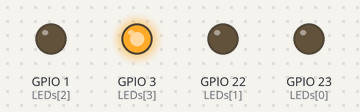
Bench run of a sketch on a simulated ESP32. On the bench: output pins drawn as LEDs (lit = HIGH).

Above: at 1.0 s.
At 3.0 s:
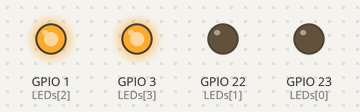
At 5.0 s:
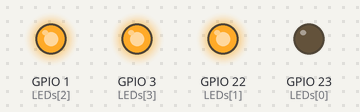
At 7.0 s:
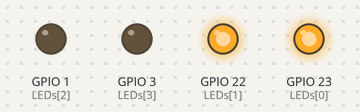
At 9.5 s:
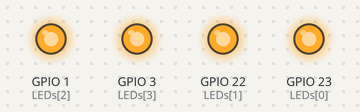
Timing chart, 0 to 14.3 s (numbered marks = the images above):
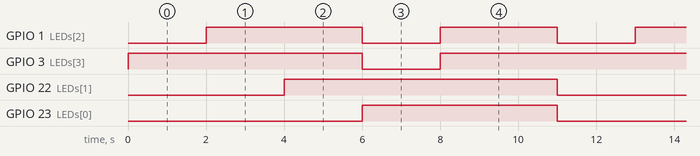

The sketch:

Christmas.ino
```cpp
/****************************************************************
 *                      CHRISTMAS LIGHTS
 *                      ================
 *
 * In this program four LEDs are connected to port GPIO23,
 * GPIO22, GPIO1, and GPIO3 and of the ESP32 Devkitc. The
 * program turns ON the LEDs in a random manner every second
 * to give the effect of for example Christmas lights
 *
 * Program: Christmas
 * Date   : July, 2017
 **************************************************************/
int LEDs[] = {23, 22, 1, 3};
unsigned char Ran;

//
// Set GPIO pins 23,22,1,3 as outputs
//
void setup()
{
    unsigned char i;
    for(i=0; i <=3; i++)
    {
        pinMode(LEDs[i], OUTPUT);
    }
    randomSeed(10);
}

//
// Turn ON the appropriate LED
//
void Display(unsigned char No, unsigned char L)
{
    unsigned char j, m, i;
    m = L - 1;
    for(i = 0; i < L; i++)
    {
      j = pow(2, m);
      digitalWrite(LEDs[i], (No & j));
      m--;
    }
}

//
// Turn ON/OFF the LEDs randomly by generating a random number
// between 1 and 15
//
void loop()
{
    //Ran = random(1, 16);
    Display(1, 4);
    delay(2000);
    Display(3, 4);
    delay(2000);
    Display(7, 4);
    delay(2000);
    Display(12, 4);
    delay(2000);
    Display(15, 4);
    delay(2000);
    delay(1000);
}
```

Measured:
- by itself, GPIO 1 (LEDs[2]): repeats every 11.0 s: LOW 2.0 s, HIGH 3.0 s, LOW 2.0 s, HIGH 4.0 s
- by itself, GPIO 3 (LEDs[3]): repeats every 11.0 s: LOW 2.0 s, HIGH 9.0 s
- by itself, GPIO 22 (LEDs[1]): alternates HIGH for 7.0 s and LOW for 4.0 s
- by itself, GPIO 23 (LEDs[0]): alternates HIGH for 5.0 s and LOW for 6.0 s
